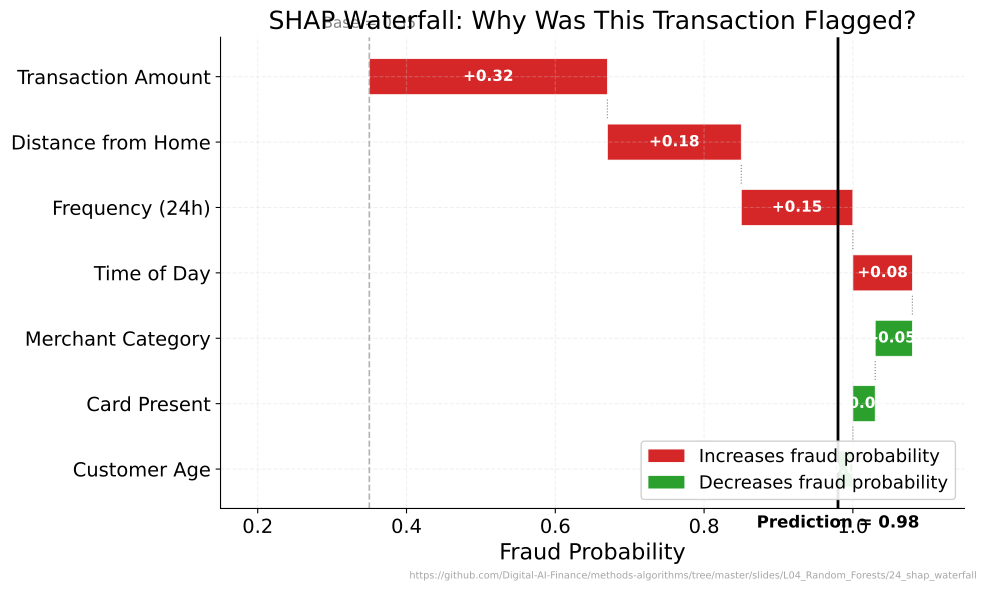

Recreate this plot in Python.
"""SHAP Waterfall: Why Was This Transaction Flagged?"""
import matplotlib.pyplot as plt
import numpy as np
from pathlib import Path

import sys
sys.path.insert(0, str(Path(__file__).resolve().parents[3] / 'templates'))
from chart_style import apply_style, COLORS, MLPURPLE, MLBLUE, MLORANGE, MLGREEN, MLRED, MLLAVENDER
apply_style()

CHART_METADATA = {
    'title': 'SHAP Waterfall: Why Was This Transaction Flagged?',
    'description': 'Manual waterfall bar chart showing SHAP-style feature contributions for a fraud prediction',
    'url': 'https://github.com/Digital-AI-Finance/methods-algorithms/tree/master/slides/L04_Random_Forests/24_shap_waterfall'
}


features = ['Transaction Amount', 'Distance from Home', 'Frequency (24h)',
            'Time of Day', 'Merchant Category', 'Card Present', 'Customer Age']
shap_values = [+0.32, +0.18, +0.15, +0.08, -0.05, -0.03, -0.02]
base_value = 0.35

# Sort by absolute SHAP value descending (already ordered above)
# Build waterfall: accumulate from base
cumulative = base_value
starts = []
for sv in shap_values:
    starts.append(cumulative)
    cumulative += sv
final_prediction = cumulative

fig, ax = plt.subplots()

y_positions = np.arange(len(features))[::-1]

for i, (feat, sv, start) in enumerate(zip(features, shap_values, starts)):
    color = MLRED if sv > 0 else MLGREEN
    ax.barh(y_positions[i], sv, left=start, height=0.55, color=color, edgecolor='white', linewidth=0.5)
    # Value label
    label_x = start + sv / 2
    ax.text(label_x, y_positions[i], f'{sv:+.2f}', ha='center', va='center',
            fontsize=11, fontweight='bold', color='white')

    # Connector lines between bars
    if i < len(features) - 1:
        next_start = start + sv
        ax.plot([next_start, next_start], [y_positions[i] - 0.35, y_positions[i + 1] + 0.35],
                color='gray', linewidth=0.8, linestyle=':')

ax.set_yticks(y_positions)
ax.set_yticklabels(features)

# Base value line
ax.axvline(x=base_value, color='gray', linestyle='--', linewidth=1.2, alpha=0.6)
ax.text(base_value, y_positions[0] + 0.7, f'Base = {base_value:.2f}',
        ha='center', va='bottom', fontsize=11, color='gray')

# Final prediction line
ax.axvline(x=final_prediction, color='black', linestyle='-', linewidth=2.0)
ax.text(final_prediction, y_positions[-1] - 0.7, f'Prediction = {final_prediction:.2f}',
        ha='center', va='top', fontsize=12, fontweight='bold', color='black')

# Legend
from matplotlib.patches import Patch
legend_elements = [Patch(facecolor=MLRED, label='Increases fraud probability'),
                   Patch(facecolor=MLGREEN, label='Decreases fraud probability')]
ax.legend(handles=legend_elements, loc='lower right', framealpha=0.9)

ax.set_xlabel('Fraud Probability')
ax.set_title(CHART_METADATA['title'])
ax.set_xlim([0.15, 1.15])

plt.figtext(0.99, 0.01, CHART_METADATA['url'],
            fontsize=7, color='gray', ha='right', va='bottom', alpha=0.7)
plt.tight_layout()
plt.savefig(Path(__file__).parent / 'chart.pdf', dpi=300, bbox_inches='tight', facecolor='white')
plt.close()
print("Chart saved: 24_shap_waterfall/chart.pdf")
